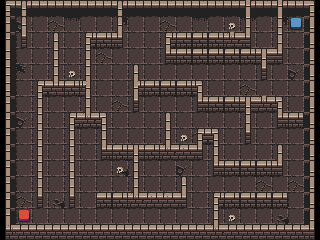

The image is a tile-based game level rendered from a .tmx file. Its description and complete source (layers, tilesets, objects, tile grids) follow:
An orthogonal 20x15 tile map with 16x16 px tiles, 2 tile layers (Camada de Blocos 1, Camada de Blocos 2), 3 tilesets.

<map version="1.10" tiledversion="1.11.2" orientation="orthogonal" renderorder="right-down" width="20" height="15" tilewidth="16" tileheight="16" infinite="0" nextlayerid="3" nextobjectid="1">
 <editorsettings>
  <export format="json" />
 </editorsettings>
 <tileset firstgid="1" name="atlas_floor-16x16" tilewidth="16" tileheight="16" tilecount="49" columns="7">
  <image source="atlas_floor-16x16.png" width="112" height="112" />
 </tileset>
 <tileset firstgid="50" name="atlas_walls_low-16x16" tilewidth="16" tileheight="16" tilecount="48" columns="12">
  <image source="atlas_walls_low-16x16.png" width="192" height="64" />
 </tileset>
 <tileset firstgid="98" name="atlas_walls_high-16x32" tilewidth="16" tileheight="16" tilecount="192" columns="24">
  <image source="atlas_walls_high-16x32.png" width="384" height="128" />
 </tileset>
 <layer id="1" name="Camada de Blocos 1" width="20" height="15">
  <data encoding="csv">
58,60,60,60,60,60,60,60,60,60,60,60,60,60,60,60,60,60,60,61,
130,8,1,2,12,1,1,15,1,1,2,1,12,1,1,12,1,15,1,133,
130,1,1,1,1,1,1,1,1,1,1,1,1,1,2,1,1,1,1,133,
70,1,1,1,1,1,2,1,1,1,1,1,1,1,1,1,1,1,1,133,
70,16,1,1,1,1,1,1,1,1,1,1,1,1,1,1,1,1,8,133,
70,1,1,1,1,1,1,1,1,1,1,1,1,1,1,2,1,1,1,133,
130,1,1,1,1,1,1,2,1,1,1,1,1,1,1,1,1,1,1,133,
130,8,1,1,1,2,1,1,1,1,1,1,1,1,1,1,1,1,1,133,
130,1,1,1,1,1,1,1,1,1,1,1,2,1,1,1,1,1,1,133,
130,1,1,1,1,1,1,1,1,1,1,1,1,1,1,1,1,1,1,133,
130,1,1,1,1,1,1,10,1,1,1,8,1,1,1,1,1,1,1,133,
130,1,1,1,1,1,1,1,1,1,1,1,1,1,1,1,2,1,2,133,
130,2,1,10,1,1,1,1,1,1,1,1,1,1,1,1,1,1,1,133,
130,1,1,1,1,1,1,1,1,1,1,1,1,1,1,1,1,10,1,133,
94,95,95,95,95,95,95,95,95,95,95,95,95,95,95,95,95,95,95,97
</data>
 </layer>
 <layer id="2" name="Camada de Blocos 2" width="20" height="15">
  <data encoding="csv">
0,50,0,0,0,0,0,50,0,0,0,0,0,0,0,122,0,122,0,0,
0,50,0,0,0,0,0,50,0,0,0,0,0,0,37,62,0,62,31,0,
0,74,0,50,0,51,86,77,0,0,51,86,86,86,76,77,0,62,0,0,
0,0,0,62,0,62,0,0,0,0,75,86,86,86,86,86,52,77,0,0,
0,0,0,62,37,62,0,0,50,0,0,0,0,0,0,0,74,0,0,0,
0,0,51,91,86,65,0,0,63,86,86,86,53,0,0,0,0,0,0,0,
0,0,62,0,0,62,0,0,74,0,0,0,75,86,86,52,76,53,0,0,
0,0,62,0,51,76,53,0,0,0,50,0,0,0,0,62,0,75,86,0,
0,0,62,0,62,0,62,0,0,0,62,37,51,53,0,74,0,0,0,0,
0,0,62,0,62,0,75,86,52,86,76,88,77,62,0,0,0,50,0,0,
0,0,62,0,62,0,0,37,62,0,0,0,0,75,86,86,86,77,0,0,
0,0,62,0,62,0,0,0,62,0,0,50,0,0,0,0,0,0,0,0,
0,0,74,0,74,0,86,86,76,88,88,77,0,51,86,86,86,86,0,0,
0,29,0,0,0,0,0,0,0,0,0,0,0,62,37,0,0,0,0,0,
0,0,0,0,0,0,0,0,0,0,0,0,0,76,0,0,0,0,0,0
</data>
 </layer>
</map>
